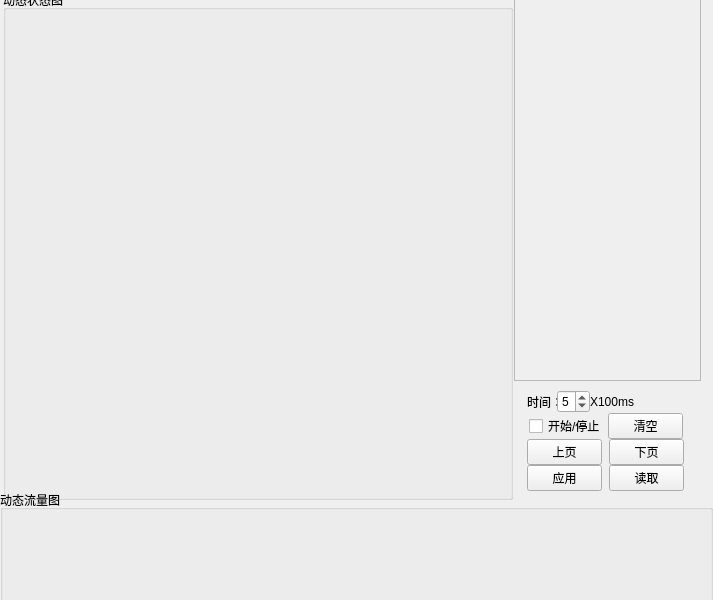
<?xml version="1.0" encoding="UTF-8"?>
<ui version="4.0">
 <class>WDetWidget</class>
 <widget class="QWidget" name="WDetWidget">
  <property name="geometry">
   <rect>
    <x>0</x>
    <y>0</y>
    <width>713</width>
    <height>600</height>
   </rect>
  </property>
  <property name="minimumSize">
   <size>
    <width>700</width>
    <height>600</height>
   </size>
  </property>
  <property name="maximumSize">
   <size>
    <width>16777215</width>
    <height>16777215</height>
   </size>
  </property>
  <property name="windowTitle">
   <string>Form</string>
  </property>
  <widget class="QGroupBox" name="groupBox_2">
   <property name="geometry">
    <rect>
     <x>0</x>
     <y>490</y>
     <width>713</width>
     <height>180</height>
    </rect>
   </property>
   <property name="minimumSize">
    <size>
     <width>510</width>
     <height>165</height>
    </size>
   </property>
   <property name="maximumSize">
    <size>
     <width>16777215</width>
     <height>180</height>
    </size>
   </property>
   <property name="title">
    <string>动态流量图</string>
   </property>
   <widget class="QWidget" name="verticalLayoutWidget">
    <property name="geometry">
     <rect>
      <x>0</x>
      <y>10</y>
      <width>711</width>
      <height>161</height>
     </rect>
    </property>
    <layout class="QVBoxLayout" name="vFlowLayout">
     <property name="spacing">
      <number>0</number>
     </property>
     <property name="sizeConstraint">
      <enum>QLayout::SetDefaultConstraint</enum>
     </property>
    </layout>
   </widget>
  </widget>
  <widget class="QGroupBox" name="groupBox">
   <property name="geometry">
    <rect>
     <x>3</x>
     <y>-10</y>
     <width>510</width>
     <height>510</height>
    </rect>
   </property>
   <property name="minimumSize">
    <size>
     <width>510</width>
     <height>510</height>
    </size>
   </property>
   <property name="sizeIncrement">
    <size>
     <width>0</width>
     <height>515</height>
    </size>
   </property>
   <property name="title">
    <string>动态状态图</string>
   </property>
  </widget>
  <widget class="QFrame" name="dlgFram">
   <property name="geometry">
    <rect>
     <x>514</x>
     <y>-10</y>
     <width>187</width>
     <height>391</height>
    </rect>
   </property>
   <property name="minimumSize">
    <size>
     <width>160</width>
     <height>30</height>
    </size>
   </property>
   <property name="frameShape">
    <enum>QFrame::StyledPanel</enum>
   </property>
   <property name="frameShadow">
    <enum>QFrame::Raised</enum>
   </property>
  </widget>
  <widget class="QWidget" name="layoutWidget">
   <property name="geometry">
    <rect>
     <x>520</x>
     <y>390</y>
     <width>171</width>
     <height>101</height>
    </rect>
   </property>
   <layout class="QVBoxLayout" name="verticalLayout">
    <property name="spacing">
     <number>0</number>
    </property>
    <property name="sizeConstraint">
     <enum>QLayout::SetMinimumSize</enum>
    </property>
    <item>
     <layout class="QHBoxLayout" name="horizontalLayout_5">
      <property name="sizeConstraint">
       <enum>QLayout::SetMinimumSize</enum>
      </property>
      <property name="leftMargin">
       <number>7</number>
      </property>
      <item>
       <layout class="QHBoxLayout" name="horizontalLayout">
        <property name="sizeConstraint">
         <enum>QLayout::SetMinimumSize</enum>
        </property>
        <item>
         <widget class="QLabel" name="label">
          <property name="maximumSize">
           <size>
            <width>30</width>
            <height>16777215</height>
           </size>
          </property>
          <property name="text">
           <string>时间：</string>
          </property>
         </widget>
        </item>
        <item>
         <widget class="QSpinBox" name="sbTime">
          <property name="maximumSize">
           <size>
            <width>33</width>
            <height>16777215</height>
           </size>
          </property>
          <property name="minimum">
           <number>1</number>
          </property>
          <property name="value">
           <number>5</number>
          </property>
         </widget>
        </item>
       </layout>
      </item>
      <item>
       <widget class="QLabel" name="label_2">
        <property name="text">
         <string>X100ms</string>
        </property>
       </widget>
      </item>
     </layout>
    </item>
    <item>
     <layout class="QHBoxLayout" name="horizontalLayout_3">
      <property name="spacing">
       <number>0</number>
      </property>
      <property name="sizeConstraint">
       <enum>QLayout::SetMinimumSize</enum>
      </property>
      <property name="leftMargin">
       <number>9</number>
      </property>
      <property name="rightMargin">
       <number>8</number>
      </property>
      <item>
       <widget class="QCheckBox" name="detStatus">
        <property name="text">
         <string>开始/停止</string>
        </property>
       </widget>
      </item>
      <item>
       <widget class="QPushButton" name="flashBtn">
        <property name="maximumSize">
         <size>
          <width>75</width>
          <height>16777215</height>
         </size>
        </property>
        <property name="text">
         <string>清空</string>
        </property>
       </widget>
      </item>
     </layout>
    </item>
    <item>
     <layout class="QHBoxLayout" name="horizontalLayout_6">
      <property name="spacing">
       <number>0</number>
      </property>
      <property name="sizeConstraint">
       <enum>QLayout::SetMinimumSize</enum>
      </property>
      <item>
       <widget class="QPushButton" name="upBtn">
        <property name="maximumSize">
         <size>
          <width>75</width>
          <height>16777215</height>
         </size>
        </property>
        <property name="text">
         <string>上页</string>
        </property>
       </widget>
      </item>
      <item>
       <widget class="QPushButton" name="downBtn">
        <property name="maximumSize">
         <size>
          <width>75</width>
          <height>16777215</height>
         </size>
        </property>
        <property name="text">
         <string>下页</string>
        </property>
       </widget>
      </item>
     </layout>
    </item>
    <item>
     <layout class="QHBoxLayout" name="horizontalLayout_2">
      <property name="sizeConstraint">
       <enum>QLayout::SetMinimumSize</enum>
      </property>
      <property name="leftMargin">
       <number>0</number>
      </property>
      <property name="rightMargin">
       <number>0</number>
      </property>
      <item>
       <widget class="QPushButton" name="appBtn">
        <property name="maximumSize">
         <size>
          <width>75</width>
          <height>16777215</height>
         </size>
        </property>
        <property name="text">
         <string>应用</string>
        </property>
       </widget>
      </item>
      <item>
       <widget class="QPushButton" name="readBtn">
        <property name="minimumSize">
         <size>
          <width>75</width>
          <height>0</height>
         </size>
        </property>
        <property name="maximumSize">
         <size>
          <width>75</width>
          <height>16777215</height>
         </size>
        </property>
        <property name="text">
         <string>读取</string>
        </property>
       </widget>
      </item>
     </layout>
    </item>
   </layout>
  </widget>
 </widget>
 <resources/>
 <connections/>
</ui>
